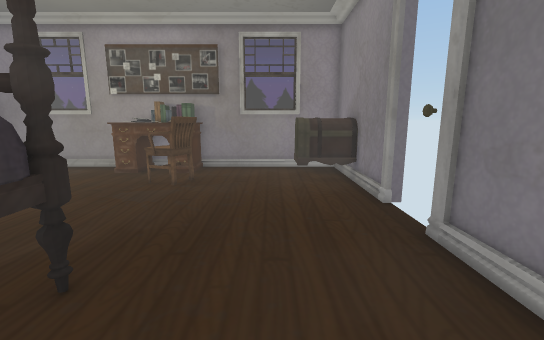
view 1 (above)

16 first-person views from a walk through a 3-D level made in the Unity game engine. The camera is 1.4 m above the floor, tilts 10° down and sees 90° across. Doors are open. The floor is counted in squares, 0.5 m on a side. Each view is taken from the middle of a square. On the plan, view 1 faces up. The plan holds only what a view shows up to about 19 squares ahead; the rest is blank. The place goes on beyond the plan. Some surface patterns are stand-ins.

view 2
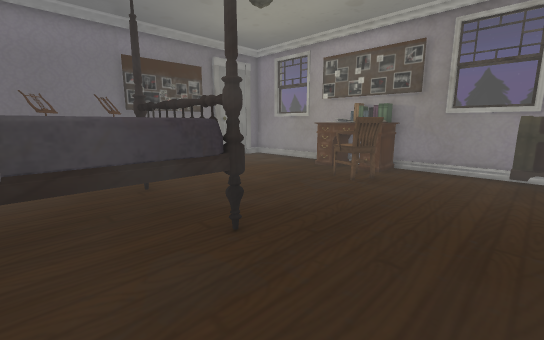

view 3
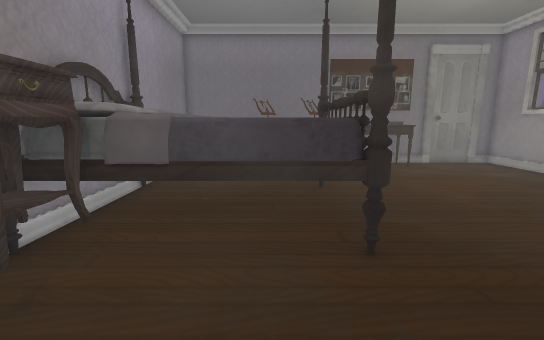

view 4
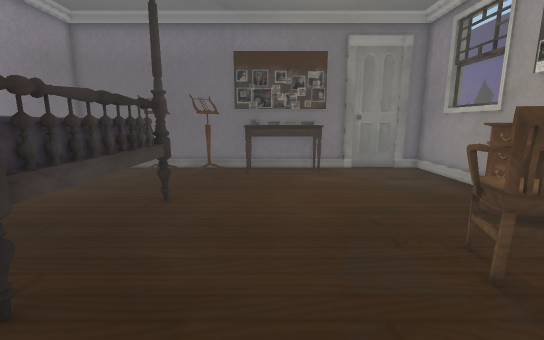

view 5
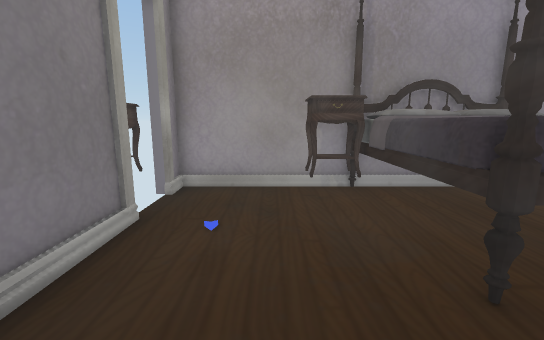

view 6
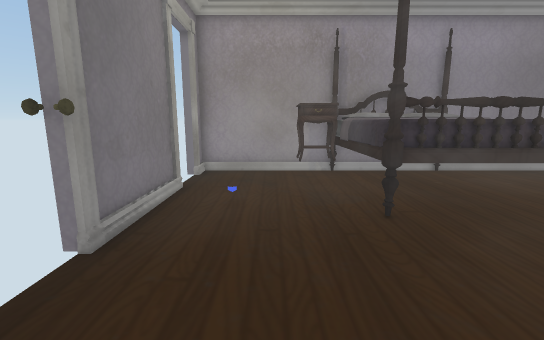

view 7
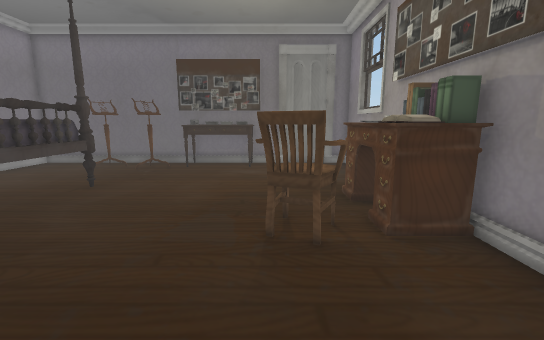

view 8
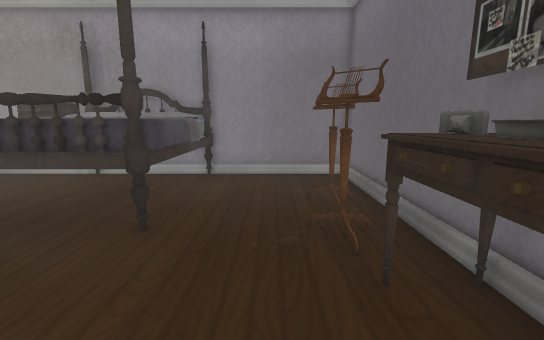

view 9
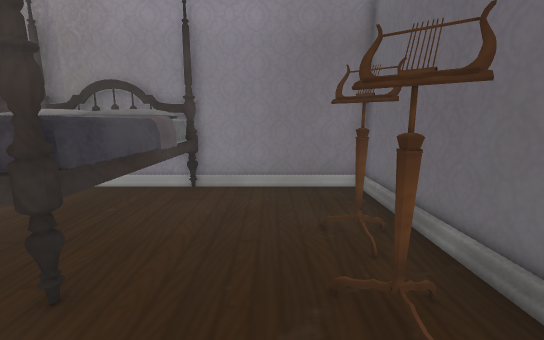

view 10
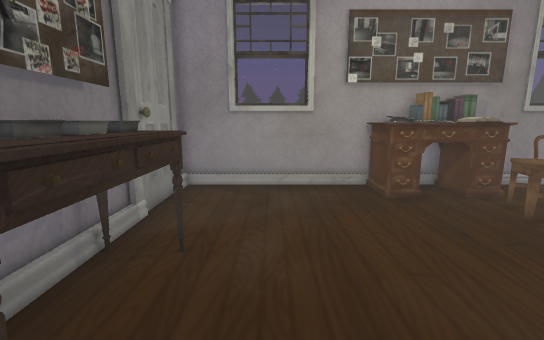

view 11
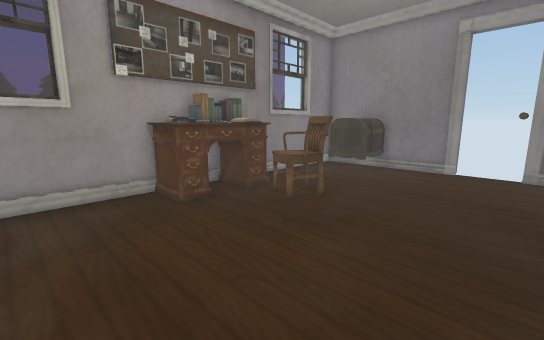

view 12
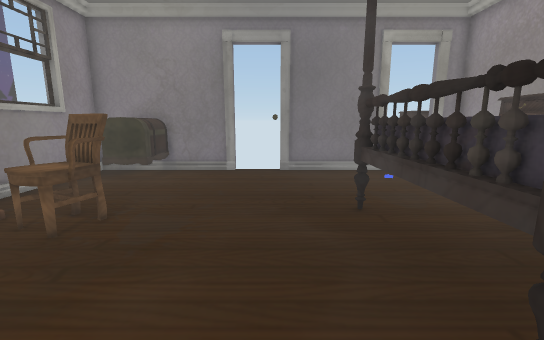

view 13
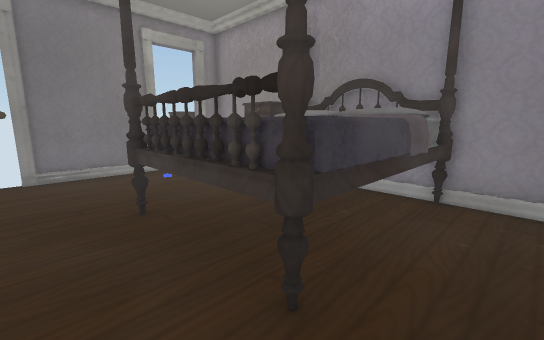

view 14
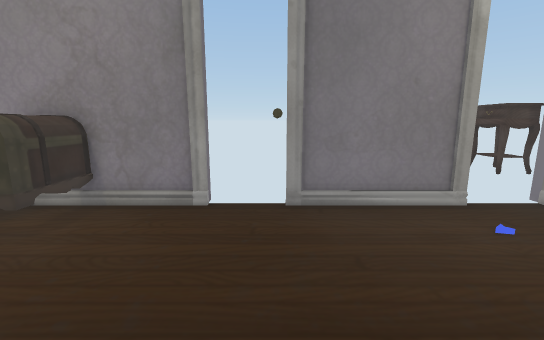

view 15
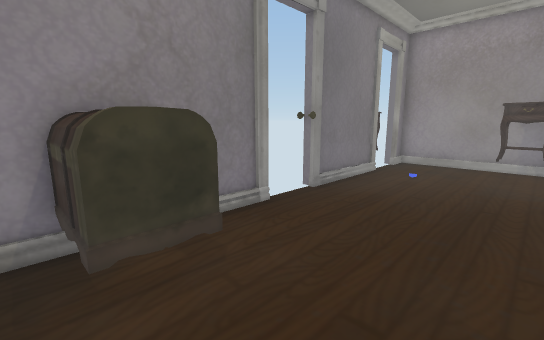

view 16
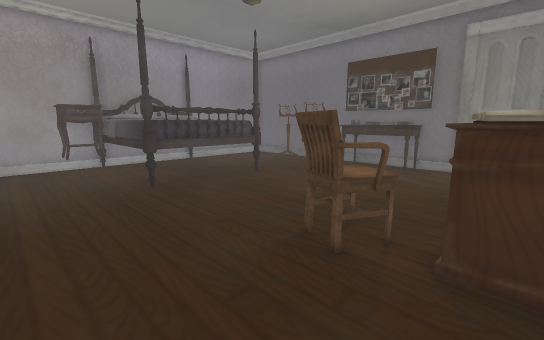

### Floor plan
Key: @ floor where view 1 was taken; # wall or solid block; x gap in a wall; . floor; D open door; = window, fence, low wall or low ledge; E desk; T thing the floor can be seen under or through; C chest; B bed; A table; K books.
Columns run from 17 left of view 1 to 4 right of it. Each row starts with its distance up from view 1.
 17 ######################
 16 #.......EEEKKT.......#
 15 #.......EE#ETT....#CCC
 14 #...........TT....#CCC
 13 #..........=TT....CCC#
 12 #..........TTT.......#
 11 ###..................#
 10 ##A..................#
  9 ##A..................D
  8 ##A..................D
  7 #AA..................D
  6 #  ..................#
  5 #.T..................#
  4 #.TT...TBBBBBBT......#
  3 #......TB    BT......#
  2 #x#....TB    BT......#
  1 #.#....TB    BT......#
  0 #......TBBBBBBT..@...D
 -1 #......TBBBBBBT......D
 -2 #......TBBBBBB###....D
 -3 #......TBBBBBB###....#
 -4 ######################

Where each view was taken, in squares from view 1:
view 1: 0 up, 0 right, facing up
view 2: 0 up, 2 right, facing up-left
view 3: 2 up, 2 right, facing left
view 4: 8 up, 0 right, facing left
view 5: 8 up, 0 right, facing down
view 6: 12 up, 0 right, facing down
view 7: 12 up, 2 right, facing left
view 8: 11 up, 13 left, facing down
view 9: 8 up, 13 left, facing down
view 10: 5 up, 13 left, facing up
view 11: 6 up, 13 left, facing up-right
view 12: 7 up, 12 left, facing right
view 13: 7 up, 12 left, facing down-right
view 14: 7 up, 5 left, facing right
view 15: 16 up, 3 left, facing down-right
view 16: 16 up, 1 right, facing down-left
